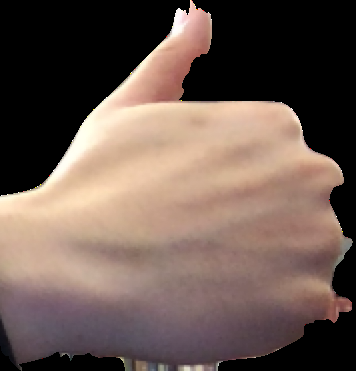
#> input picture thumbsup.png, 356 x 371 px
$ python Gestures.py
#> lines starting #> are read from the running program, lines starting #| are printed output that depends on the picture
#!/usr/bin/env python3
# -*- coding: utf-8 -*-
"""
Created on Mon Apr  1 17:53:06 2019

@author: jeffreymu jmu22@bu.edu
partner : dojun park  parkdj@bu.edu
"""

import numpy as np
import cv2


class gestures():

    bg = None

    def __init__(self):
        #constructor
        self.background = gestures.bg


    # Function to determine skin method #2
    ### USE THIS ONE

    def SkinDetect2(self,frame):
        """Used to detect skin from video stream; play with HSV values to get better threshold"""
        hsv = cv2.cvtColor(frame, cv2.COLOR_BGR2HSV)
        UpperSkin = np.array([30, 0.85*255, 0.8*255])
        LowerSkin = np.array([0, 0.2*255, 0.05*255])

        #Detect skin using HSV bounds
        mask = cv2.inRange(hsv, LowerSkin, UpperSkin)
        return mask

    # Function that accumulates the frame differences for a certain number of pairs of frames
    # mh - vector of frame difference images
    # dst - the destination grayscale image to store the accumulation of the frame difference images
    def myMotionEnergy(self,mh):
        # the window of time is 3
        mh0 = mh[0]
        mh1 = mh[1]
        mh2 = mh[2]
        dst = np.zeros((mh0.shape[0], mh0.shape[1], 1), dtype = "uint8")
        for i in range(mh0.shape[0]):
            for j in range(mh0.shape[1]):
                if mh0[i,j] == 255 or mh1[i,j] == 255 or mh2[i,j] == 255:
                    dst[i,j] = 255
        return dst


    def ravg(self, frame, weight):
        #computes the running average
        if gestures.bg is None:
            #if no background set it
            gestures.bg = frame.copy().astype("float")
            return

        cv2.accumulateWeighted(frame, gestures.bg,weight)


    def frameDiff(self,frame):
        #frame differencing


        #absolute difference
        absdiff = cv2.absdiff(gestures.bg.astype("uint8"), frame)

        _, threshold = cv2.threshold(absdiff, 10, 255, cv2.THRESH_BINARY)
        return threshold


    def resize(self,frame, width, height):
        h, w = frame.shape[:2]


        #keeps the aspect ratio
        r = width / float(w)
        dim = (width, int(h * r))
        resz = cv2.resize(frame, dim)

        return resz


if __name__ == "__main__":
    g = gestures()
    #uses this in the gestures class


    #reads all the template images in grayscale

    thumbsup = cv2.imread("thumbsup.png",cv2.IMREAD_GRAYSCALE)
#> thumbsup: shape (371, 356); min 0, max 255, mean 93.3
    peace = cv2.imread("peace.png", cv2.IMREAD_GRAYSCALE)
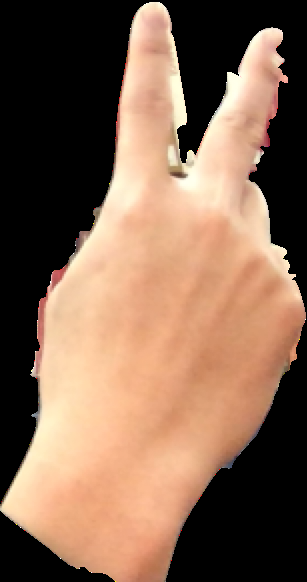
#> input picture peace.png, 307 x 582 px
#> peace: shape (582, 307); min 0, max 255, mean 107.6
    rock = cv2.imread("rock.png", cv2.IMREAD_GRAYSCALE)
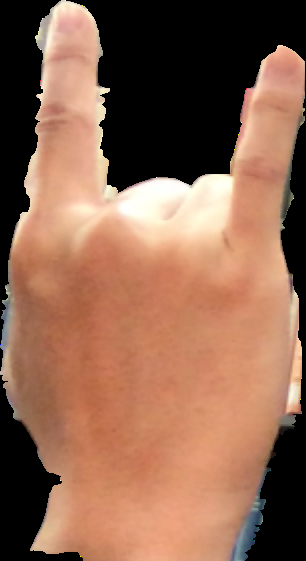
#> input picture rock.png, 306 x 561 px
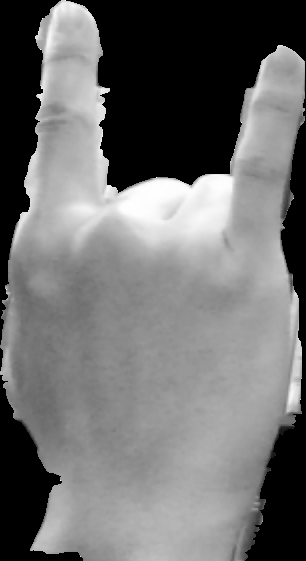
#> rock: shape (561, 306); min 0, max 255, mean 110.3

    #sets a weight for the running average

    weight = 0.5
    cap = cv2.VideoCapture(0)


    num_frames = 0

    #resizes the templates to be smaller that the frame
    thumbsup = g.resize(thumbsup, width=100, height = None)
    peace = g.resize(peace, width=100, height = None)
#> call 2 of resize, with width = 100
#> in resize (call 2), `resz = cv2.resize(frame, dim)`:
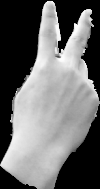
#> resz: shape (189, 100); min 0, max 253, mean 107.6
    rock = g.resize(rock, width=100, height = None)

    #gets the positions of the templates
    tw,th = thumbsup.shape[::-1]
#> tw = 100; th = 104
    pw,ph = peace.shape[::-1]
#> pw = 100; ph = 189
    rw,rh = rock.shape[::-1]
#> rw = 100; rh = 183

    while(True):


        #read each frame
        _, prev_frame = cap.read()
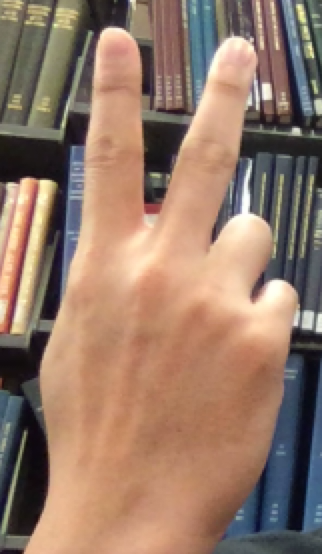
#> input picture peaceno.png, 322 x 554 px, given in place of the camera
#> prev_frame is the input picture: shape (554, 322, 3); mean B, G, R 104.8, 121.8, 149.6


        #resize each frame to a certain height
        prev_frame = g.resize(prev_frame, width=800, height = None)

        #flip it because its a mirror image

        prev_frame = cv2.flip(prev_frame,1)
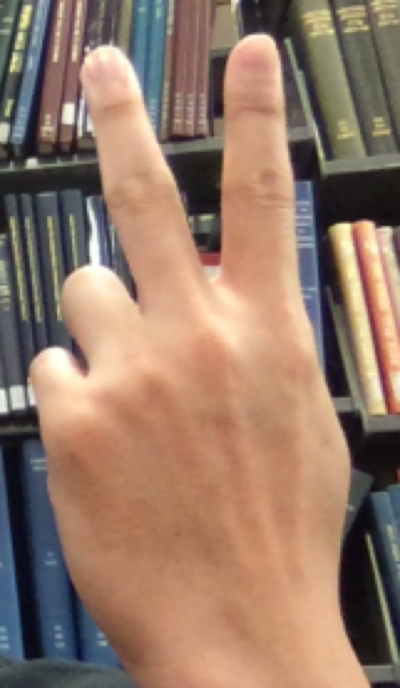
#> prev_frame: shape (1376, 800, 3) (shown at 1/2 size); mean B, G, R 104.6, 121.7, 149.5


        g_frame = cv2.cvtColor(prev_frame, cv2.COLOR_BGR2GRAY)
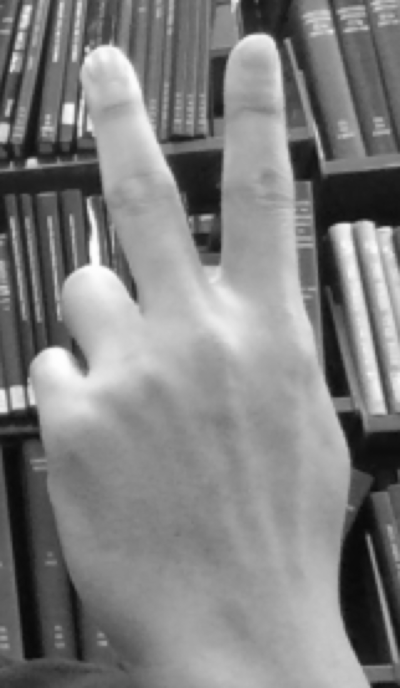
#> g_frame: shape (1376, 800) (shown at 1/2 size); min 9, max 254, mean 128.1


        g_frame = cv2.GaussianBlur(g_frame, (7,7), 0)

        if num_frames < 10:
            #takes the average of the first 10 frames

            g.ravg(g_frame, weight)

        else:


             #skin detect algorithim, works better without it but still works with it

#            skin = g.SkinDetect2(prev_frame)
#            res = cv2.bitwise_and(prev_frame,prev_frame, mask= skin)
#
#            ret, threshed_img = cv2.threshold(cv2.cvtColor(res, cv2.COLOR_BGR2GRAY),
#            10, 255, cv2.THRESH_BINARY)
#            cv2.imshow('Skin Detection', res)
#
#            contours, hier = cv2.findContours(threshed_img, cv2.RETR_TREE,
#                cv2.CHAIN_APPROX_SIMPLE)
#            c = max(contours, key = cv2.contourArea)
#            a, b, c, d = cv2.boundingRect(c)
#            handrect = cv2.rectangle(prev_frame, (a, b), (a+c, b+d), (0, 255, 0), 3)
#
            threshold = g.frameDiff(g_frame)

            if threshold is not None:

                font = cv2.FONT_HERSHEY_SIMPLEX

                #matches the thresholded image to the templates
                result1 = cv2.matchTemplate(threshold, thumbsup, cv2.TM_CCOEFF_NORMED)
                result2 = cv2.matchTemplate(threshold, peace, cv2.TM_CCOEFF_NORMED)
                result3=  cv2.matchTemplate(threshold, rock, cv2.TM_CCOEFF_NORMED)


                #where the matching is at least 0.6

                loc1 = np.where(result1 >= 0.6)
                loc2 = np.where(result2 >=0.6)
                loc3 = np.where(result3 >= 0.6)


                #iterate through each of the locs and make a colored rectangle for each one
                for pt in zip(*loc1[::-1]):

                        cv2.rectangle(prev_frame, pt, (pt[0]+tw, pt[1]+th),(0,255,0),2)

                        cv2.putText(prev_frame,'thumbs up!',(tw,th), font, 1,(255,255,255),2,cv2.LINE_AA)

                for pt in zip(*loc2[::-1]):

                        cv2.rectangle(prev_frame, pt, (pt[0]+pw, pt[1]+ph),(0,0,255),2)
                        cv2.putText(prev_frame,'peace',(pw,ph), font, 1,(255,255,255),2,cv2.LINE_AA)

                for pt in zip(*loc3[::-1]):

                        cv2.rectangle(prev_frame, pt, (pt[0]+rw, pt[1]+rh),(255,0,0),2)
                        cv2.putText(prev_frame,'rock!',(rw,rh), font, 1,(255,255,255),2,cv2.LINE_AA)


        #increment frames
        num_frames += 1

        cv2.imshow("Frame", prev_frame)

        keypress = cv2.waitKey(1)
#> (key q is pressed here)

        if keypress == ord("q"):
            break

    cap.release()
    cv2.destroyAllWindows()
